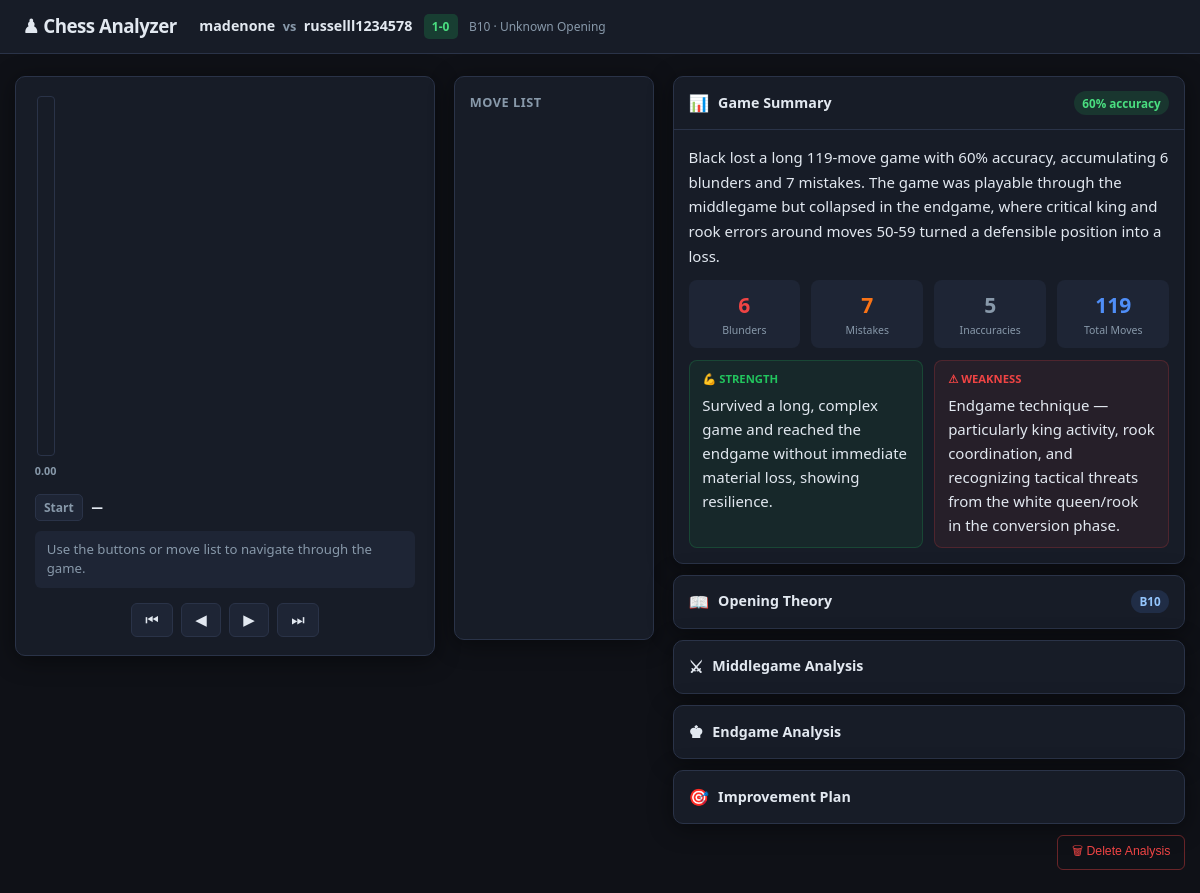
Screenshot of /game/1 with the database file from the repository.
### tables this page shows
CREATE TABLE games (
                id INTEGER PRIMARY KEY AUTOINCREMENT,
                filename TEXT,
                pgn_text TEXT,
                user_color TEXT,
                white_player TEXT,
                black_player TEXT,
                result TEXT,
                opening TEXT,
                eco TEXT,
                accuracy INTEGER,
                blunders INTEGER,
                mistakes INTEGER,
                inaccuracies INTEGER,
                total_moves INTEGER,
                analyzed_at TEXT,
                analysis_json TEXT
            );

### app.py (the view)
@app.route("/game/<int:game_id>")
def view_game(game_id):
    row = chess_db.get_game(game_id)
    if not row:
        return "Game not found", 404
    analysis = json.loads(row["analysis_json"])
    return render_template("analysis.html", row=row, analysis=analysis, game_id=game_id)

### chess_db.py (called while the page is built)
def get_game(game_id):
    with sqlite3.connect(DB_PATH) as conn:
        conn.row_factory = sqlite3.Row
        row = conn.execute("SELECT * FROM games WHERE id = ?", (game_id,)).fetchone()
        return dict(row) if row else None

### templates/analysis.html (shortened to what this page needs)
<!DOCTYPE html>
<html lang="en">
<head>
  <link rel="stylesheet" href="{{ url_for('static', filename='css/style.css') }}">
  <link rel="stylesheet"
        href="https://unpkg.com/@chrisoakman/chessboardjs@1.0.0/dist/chessboard-1.0.0.min.css">
</head>
<body>
<header class="site-header">
  <div class="header-inner">
    <a href="/" class="logo">♟ Chess Analyzer</a>
    <div class="game-header-meta">
      <span class="gh-players">
        {{ analysis.game_info.white }}
        <span class="vs-sep">vs</span>
        {{ analysis.game_info.black }}
      </span>
      <span class="result-badge result-{{ analysis.game_info.result|replace('/', '-')|replace('*','x') }}">
        {{ analysis.game_info.result }}
      </span>
      <span class="gh-opening">{{ analysis.game_info.eco }} · {{ analysis.game_info.opening }}</span>
    </div>
  </div>
</header>
<main class="analysis-layout">
  <section class="board-panel">
    <div class="board-with-eval">
      <div class="eval-bar-wrap" title="White advantage">
        <div class="eval-bar" id="evalBar">
        </div>
        <div class="eval-label" id="evalLabel">0.00</div>
      </div>
    </div>
    <div class="move-info-bar">
      <span class="move-num-badge" id="moveNumBadge">Start</span>
      <span class="move-san-display" id="moveSanDisplay">—</span>
      <span class="cls-badge" id="clsBadge"></span>
    </div>
    <div class="move-explanation" id="moveExplanation">
      Use the buttons or move list to navigate through the game.
    </div>
    <div class="nav-row">
      <button class="nav-btn" id="btnFirst" onclick="gotoMove(0)">⏮</button>
      <button class="nav-btn" id="btnPrev"  onclick="gotoMove(currentIndex - 1)">◀</button>
      <button class="nav-btn" id="btnNext"  onclick="gotoMove(currentIndex + 1)">▶</button>
      <button class="nav-btn" id="btnLast"  onclick="gotoMove(movesData.length - 1)">⏭</button>
    </div>
  </section>
  <section class="movelist-panel">
    <h3 class="panel-title">Move List</h3>
    <div class="movelist" id="moveList"></div>
  </section>
  <section class="report-panel">
    {% set gs = analysis.sections.game_summary %}
    <details class="report-section" open>
      <summary class="section-header">
        <span class="section-icon">📊</span> Game Summary
        <span class="accuracy-pill">{{ gs.accuracy_score }}% accuracy</span>
      </summary>
      <div class="section-body">
        <p class="narrative">{{ gs.result_narrative }}</p>
        <div class="summary-stats">
          <div class="sstat">
            <div class="sstat-val">{{ analysis.summary.total_blunders }}</div>
            <div class="sstat-label">Blunders</div>
          </div>
          <div class="sstat">
            <div class="sstat-val warn">{{ analysis.summary.total_mistakes }}</div>
            <div class="sstat-label">Mistakes</div>
          </div>
          <div class="sstat">
            <div class="sstat-val muted">{{ analysis.summary.total_inaccuracies }}</div>
            <div class="sstat-label">Inaccuracies</div>
          </div>
          <div class="sstat">
            <div class="sstat-val info">{{ analysis.game_info.total_moves }}</div>
            <div class="sstat-label">Total Moves</div>
          </div>
        </div>
        <div class="two-col">
          <div class="insight-box strength">
            <div class="ib-title">💪 Strength</div>
            <div>{{ gs.key_strength }}</div>
          </div>
          <div class="insight-box weakness">
            <div class="ib-title">⚠ Weakness</div>
            <div>{{ gs.key_weakness }}</div>
          </div>
        </div>
      </div>
    </details>
    {% set ot = analysis.sections.opening_theory %}
    <details class="report-section">
      <summary class="section-header">
        <span class="section-icon">📖</span> Opening Theory
        <span class="eco-pill">{{ ot.eco }}</span>
      </summary>
    </details>
    <details class="report-section">
      <summary class="section-header">
        <span class="section-icon">⚔</span> Middlegame Analysis
      </summary>
    </details>
    <details class="report-section">
      <summary class="section-header">
        <span class="section-icon">♚</span> Endgame Analysis
      </summary>
    </details>
    <details class="report-section">
      <summary class="section-header">
        <span class="section-icon">🎯</span> Improvement Plan
      </summary>
    </details>
    <div class="delete-row">
      <form method="POST" action="{{ url_for('delete_game', game_id=game_id) }}"
            onsubmit="return confirm('Delete this analysis?')">
        <button type="submit" class="delete-btn">🗑 Delete Analysis</button>
      </form>
    </div>
  </section>
</main>
</body>
</html>

### rows the page displays
games: game_info.white "madenone", game_info.black "russelll1234578", game_info.opening "Unknown Opening"

### other values shown
{{ analysis.game_info.result }} "1-0"
{{ analysis.game_info.eco }} "B10"
{{ gs.accuracy_score }} "60"
{{ analysis.summary.total_blunders }} "6"
{{ analysis.summary.total_mistakes }} "7"
{{ analysis.summary.total_inaccuracies }} "5"
{{ analysis.game_info.total_moves }} "119"
{{ gs.key_strength }} "Survived a long, complex game and reached the endgame without immediate material loss, showing resilience."
{{ gs.key_weakness }} "Endgame technique — particularly king activity, rook coordination, and recognizing tactical threats from the white queen/rook in the conversion phase."
{{ ot.eco }} "B10"
